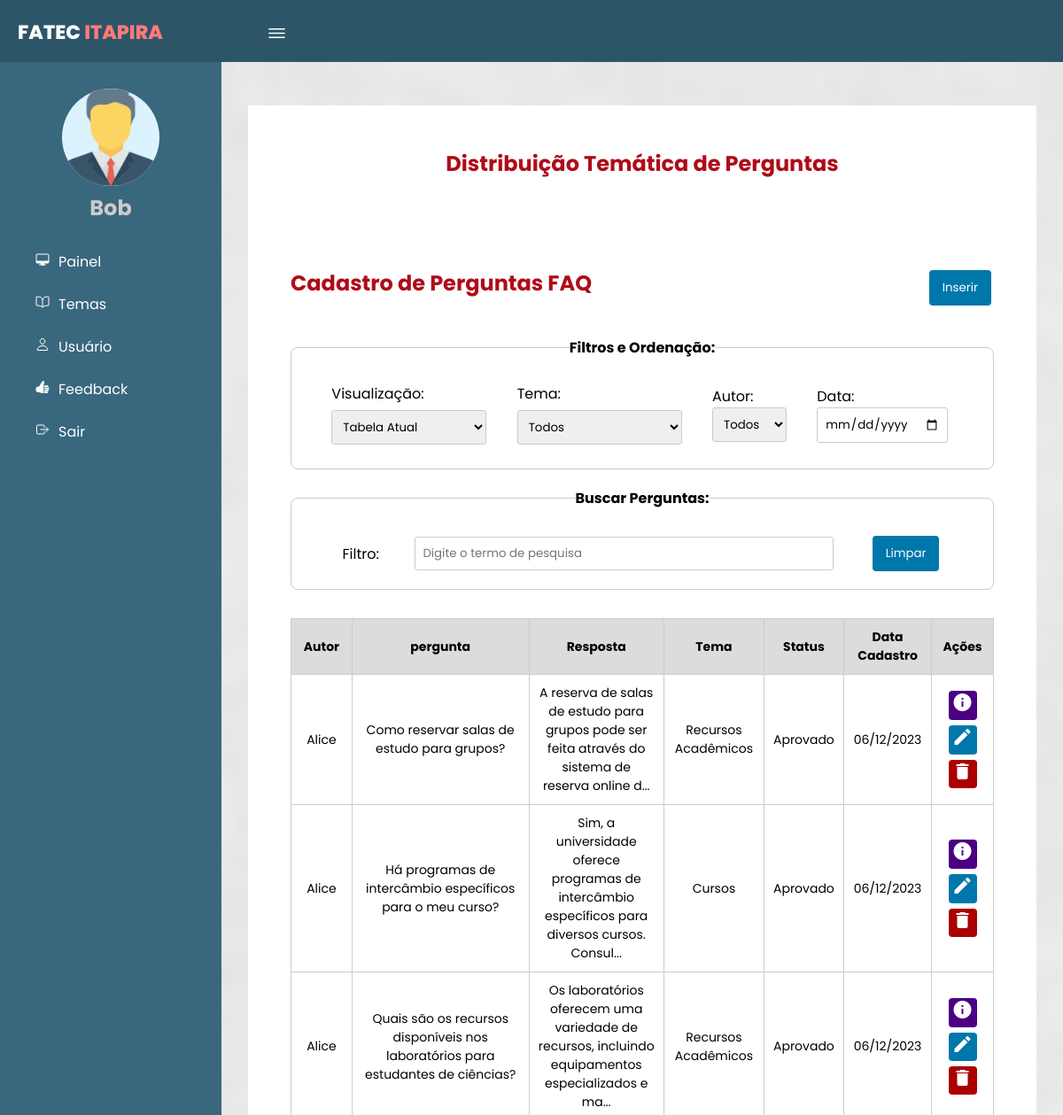
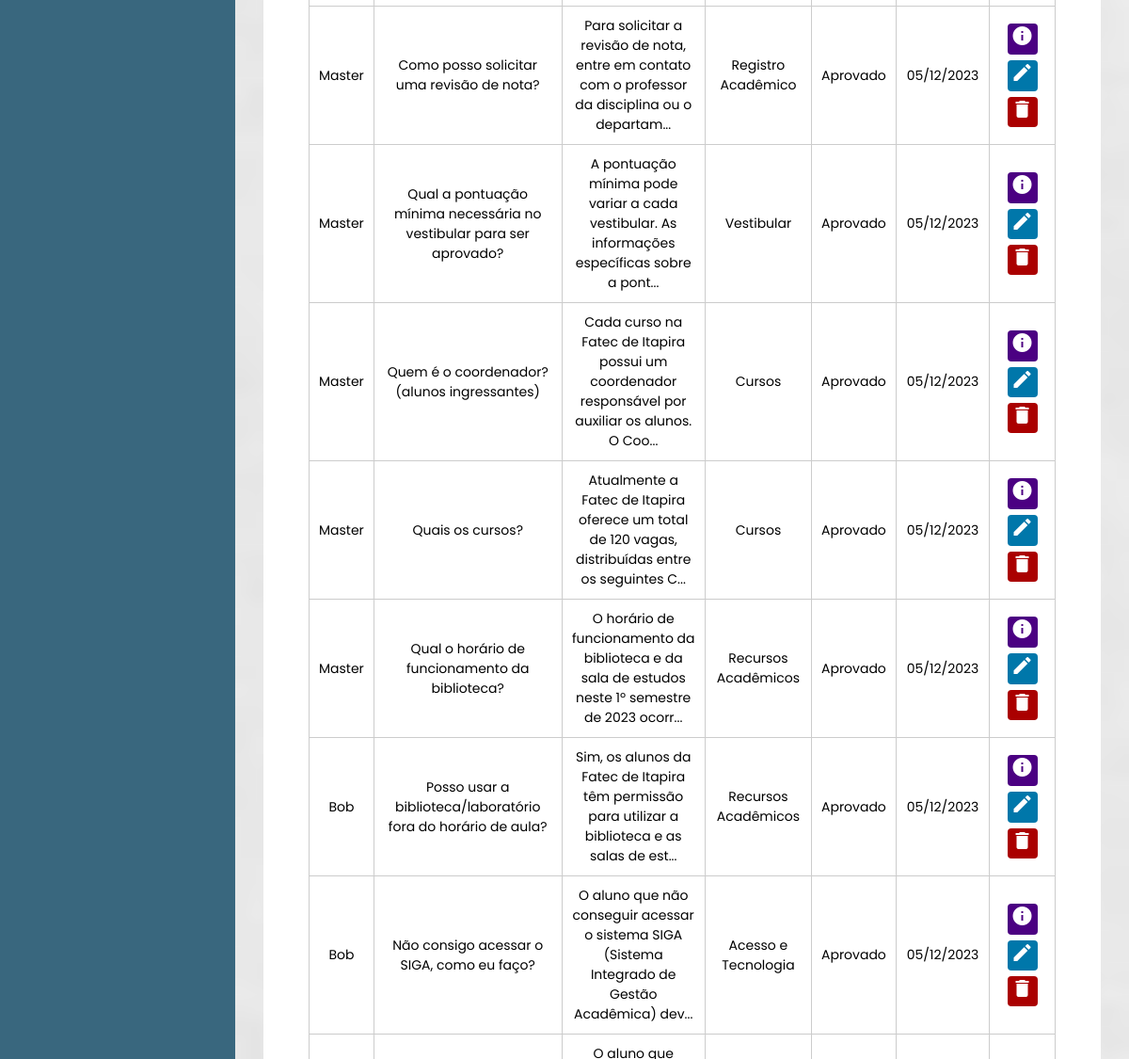
/painelAdmin.php (signed in, upper part), run on an earlier commit of the app's database (2 pictures, top to bottom).
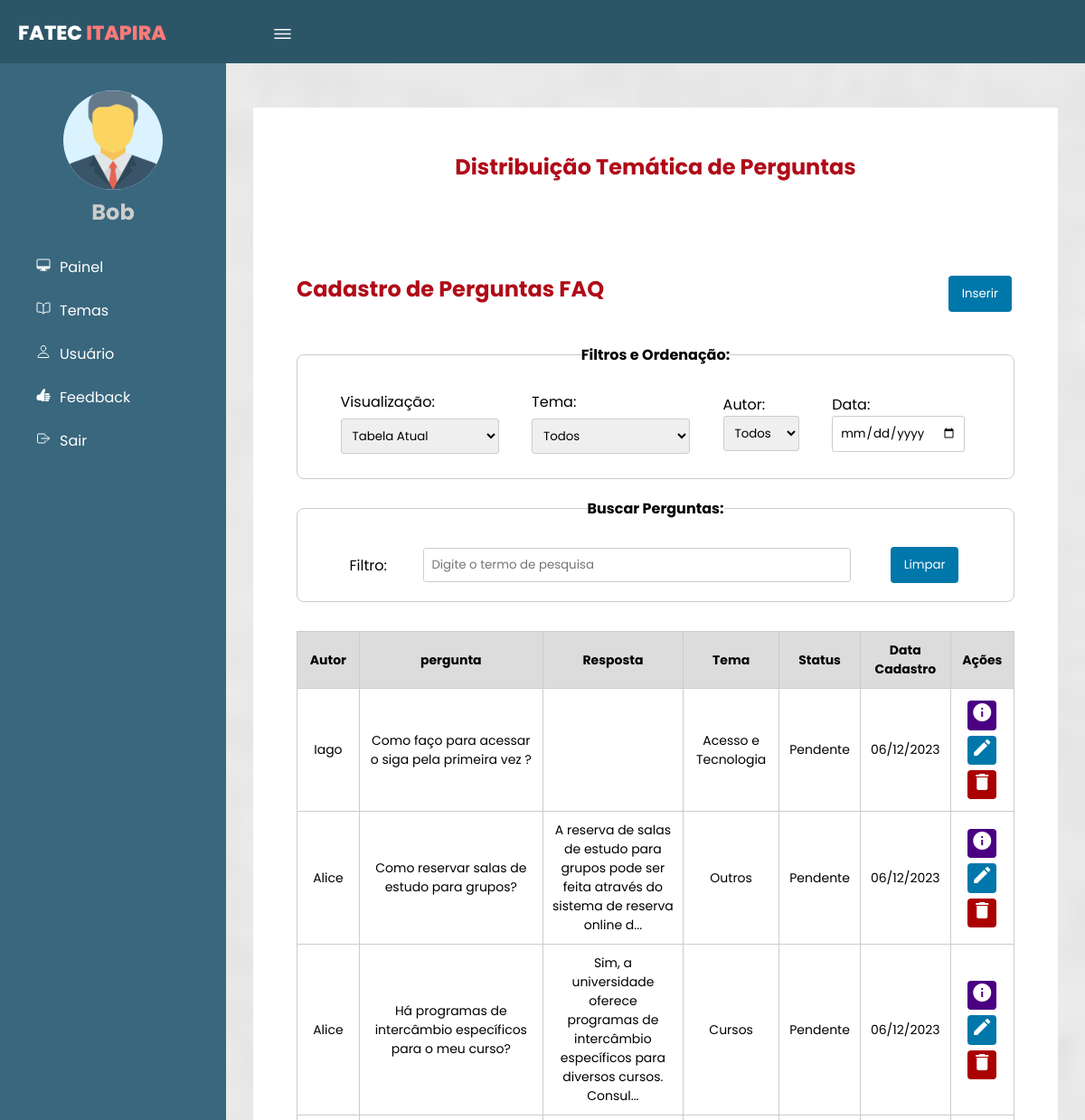
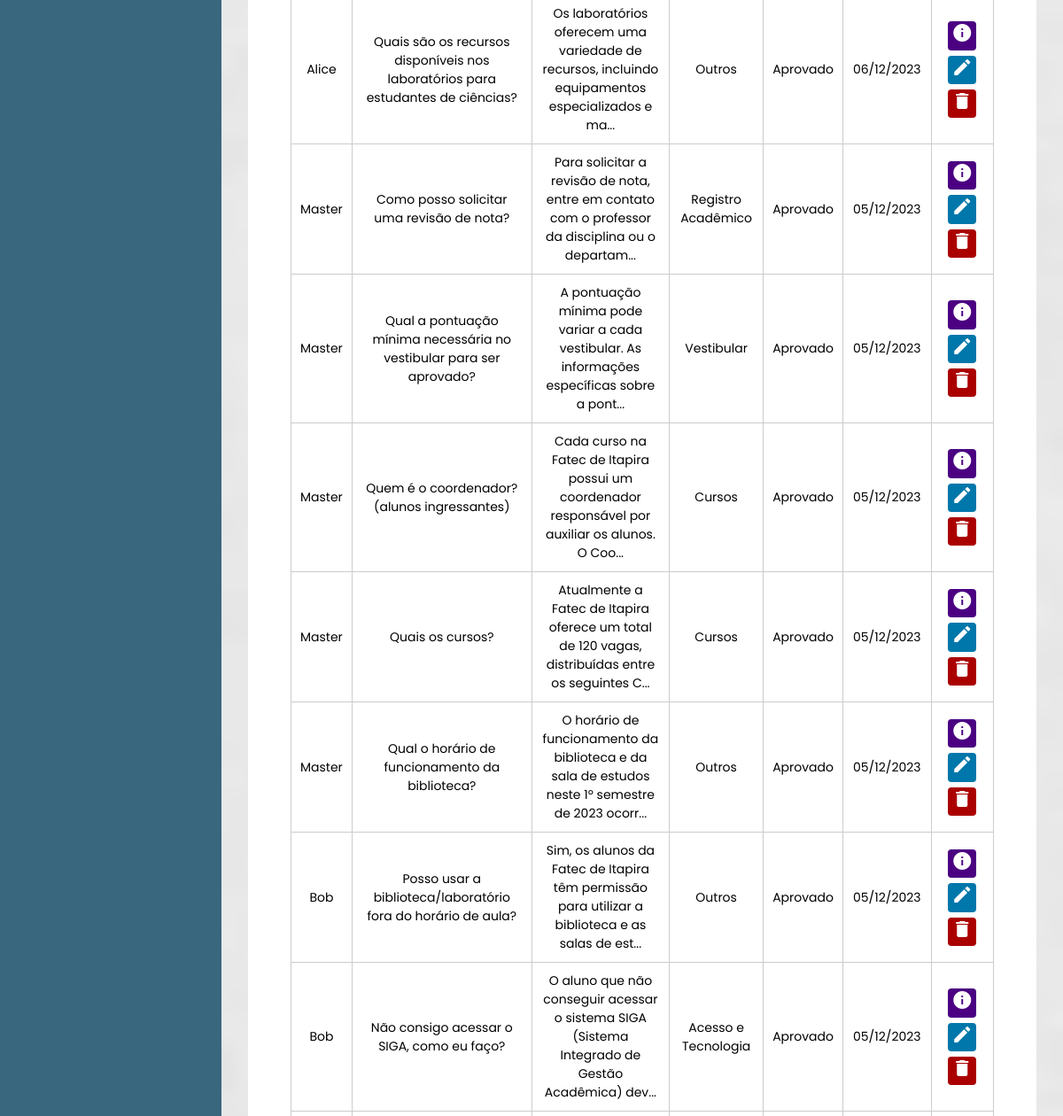
And on a later commit of the database (2 pictures, top to bottom).
### tables this page shows
CREATE TABLE `perguntas` (
  `idPerguntas` int(10) UNSIGNED NOT NULL,
  `Usuarios_idUsuarios` int(10) UNSIGNED DEFAULT NULL,
  `temas_idTemas` int(10) UNSIGNED NOT NULL,
  `Autor` varchar(30) DEFAULT NULL,
  `ConteudoPergunta` text NOT NULL,
  `Resposta` text DEFAULT NULL,
  `Status` varchar(50) DEFAULT 'Pendente',
  `DataSubmissao` datetime NOT NULL DEFAULT current_timestamp(),
  `UltimaAtualizacao` datetime DEFAULT NULL,
  `Origem` varchar(30) DEFAULT NULL
);

CREATE TABLE `temas` (
  `idTemas` int(10) UNSIGNED NOT NULL,
  `NomeTema` varchar(50) NOT NULL,
  `descricaoTema` text DEFAULT NULL,
  `dataCadastro` date NOT NULL DEFAULT current_timestamp()
);

### Class/Perguntas.php (called while the page is built, shortened)
<?php
class Perguntas
{
    private $conn;
    public function __construct($conn)
    {
        $this->conn = $conn;
    }
    public function listarPerguntas()
    {
        try {
            $sql = "SELECT perguntas.*, temas.NomeTema FROM perguntas
                LEFT JOIN temas ON perguntas.temas_idTemas = temas.idTemas
                ORDER BY perguntas.DataSubmissao DESC";
            $stmt = $this->conn->query($sql);
            if ($stmt) {
                return $stmt->fetchAll(PDO::FETCH_ASSOC);
            } else {
                throw new Exception("Erro ao executar a consulta SQL");
            }
        } catch (Exception $e) {
            error_log("Erro ao listar usuários: " . $e->getMessage());
            return [];
        }
    }
}
?>

### painelAdmin.php (the view, shortened to what the changed rows need)
<?php
require_once 'Class/Perguntas.php';
require_once 'conexao.php';
$pergunta = new Perguntas($conn);
$perguntas = $pergunta->listarPerguntas();
?>
<!DOCTYPE html>
<html lang="pt-br">
<head>
    <link rel="stylesheet" href="css/format.css">
</head>
<body page='lista'>
    <div class="sidebar">
        <div class="center">
            <h2>
                <?php echo $_SESSION['nomeUsuario']; ?>
            </h2>
        </div>
    </div>
    <div class="content">
        <div id='listaRegistros'>
            <div class="titulo_ask">
                <h1>Cadastro de Perguntas FAQ</h1>
            </div>
            <?php if (!empty($perguntas)): ?>
                <table>
                    <thead>
                        <tr>
                            <th>Autor</th>
                            <th>pergunta</th>
                            <th>Resposta</th>
                            <th>Tema</th>
                            <th>Status</th>
                            <th >Data Cadastro</th>
                            <th>Ações</th>
                        </tr>
                    </thead>
                    <?php foreach ($perguntas as $lista): ?>
                        <tr>
                            <td><?php echo $lista['Autor'] ?></td>
                            <td><?php echo $lista['ConteudoPergunta'] ?></td>
                            <td class="resposta-col">
                                <?php echo nl2br(substr($lista['Resposta'], 0, 95) . (strlen($lista['Resposta']) > 95 ? '...' : '')); ?>
                            </td>
                            <td><?php echo $lista['NomeTema']; ?></td>
                            <td><?php echo $lista['Status'] ?></td>
                            <td class="data-col"><?php echo date('d/m/Y', strtotime($lista['DataSubmissao'])); ?></td>
                            <td>
                                <a href="#" class="detalhes-btn" data-id="<?php echo $lista['idPerguntas']; ?>" title="Detalhes">
                                    <i style="background: indigo;" class="edit material-icons">info</i>
                                </a>
                                <a href="Views/editarPergunta.php?id=<?php echo $lista['idPerguntas']; ?>" title="Editar">
                                    <i class=" edit material-icons">edit</i>
                                </a>
                                <button type="button" class="excluir-btn" data-id="<?php echo $lista['idPerguntas']; ?>" title="Excluir">
                                    <i class="material-icons">delete</i>
                                </button>
                            </td>
                        </tr>
                    <?php endforeach; ?>
                </table>
            <?php else: ?>
                <p>Nenhuma pergunta cadastrada.</p>
            <?php endif; ?>
        </div>
    </body>
</html>

What changed in the data, as far as the page shows it:
added perguntas: Autor "Iago", ConteudoPergunta "Como faço para acessar o siga pela primeira vez ?", temas_idTemas.NomeTema "Acesso e Tecnologia", Status "Pendente", DataSubmissao "06/12/2023"
changed perguntas "Como reservar salas de estudo para grupos?": temas_idTemas.NomeTema "Recursos Acadêmicos" → "Outros"; Status "Aprovado" → "Pendente"
changed perguntas "Há programas de intercâmbio específicos para o meu curso?": Status "Aprovado" → "Pendente"
changed through a linked row, perguntas "Quais são os recursos disponíveis nos laboratórios para estudantes de ciências?": temas_idTemas.NomeTema "Recursos Acadêmicos" → "Outros"
changed through a linked row, perguntas "Qual o horário de funcionamento da biblioteca?": temas_idTemas.NomeTema "Recursos Acadêmicos" → "Outros"
changed through a linked row, perguntas "Posso usar a biblioteca/laboratório fora do horário de aula?": temas_idTemas.NomeTema "Recursos Acadêmicos" → "Outros"
